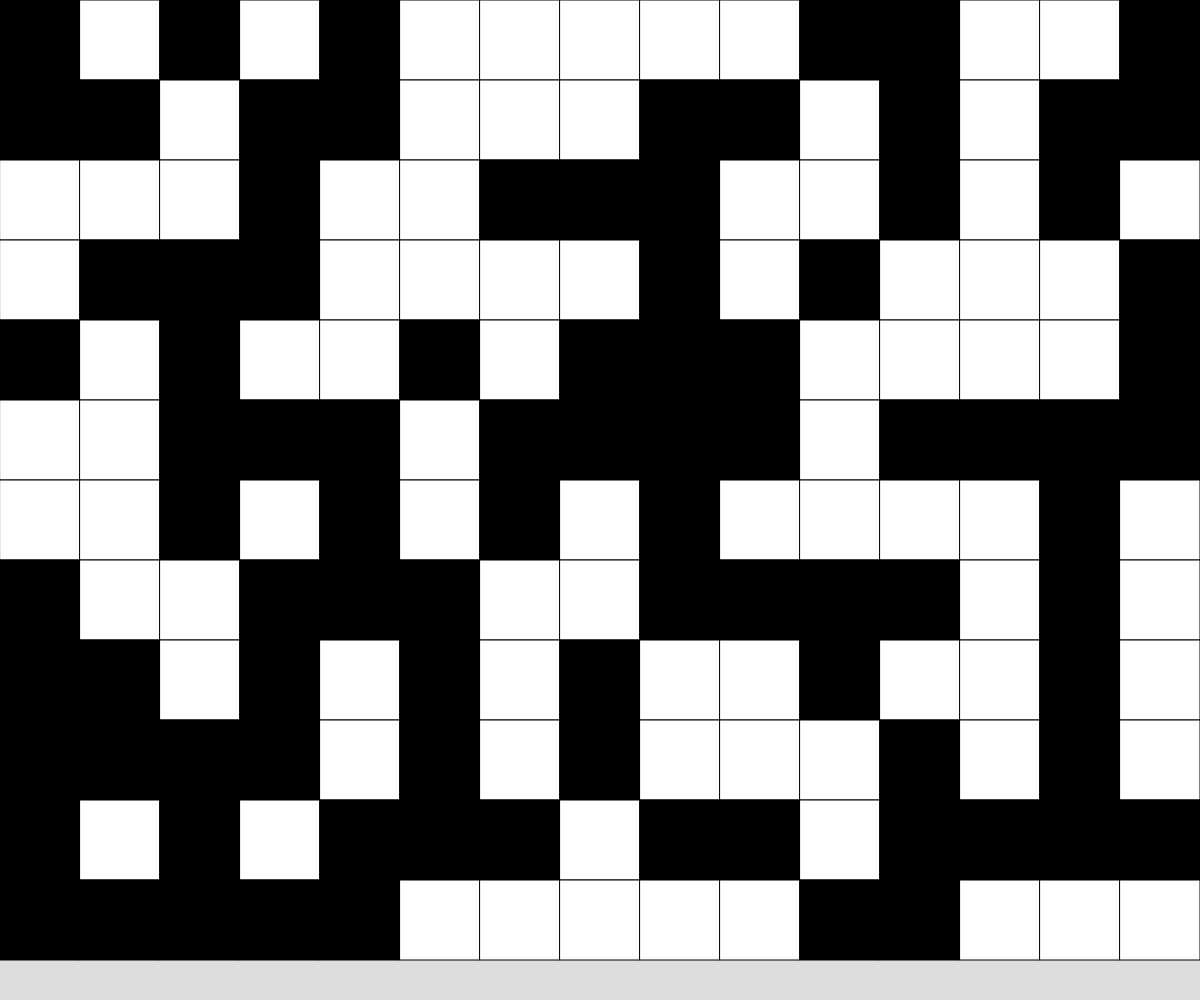
Frame 1 (no input)
Frame 60 (no input): identical to frame 1, image omitted
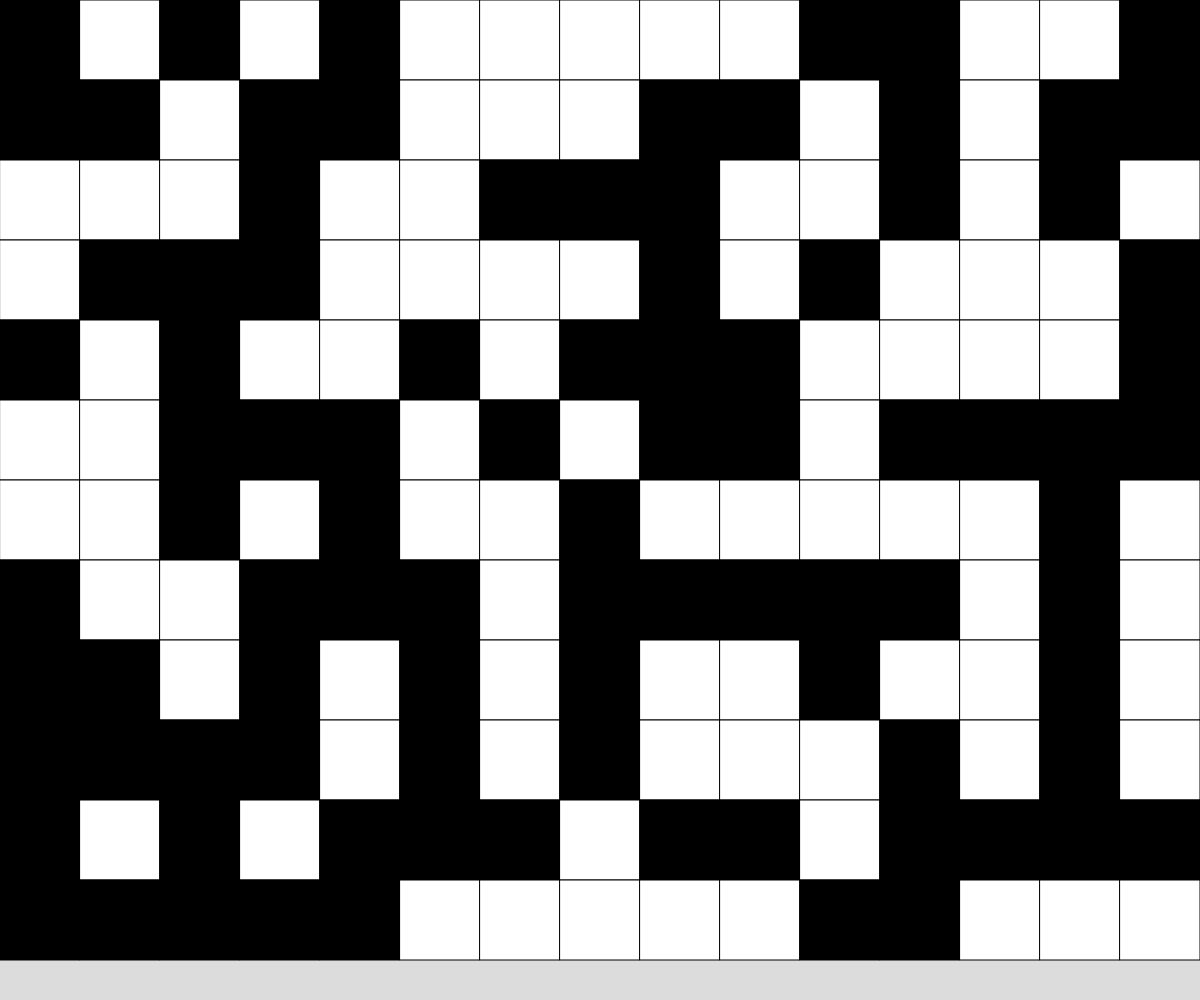
Frame 120 (the mouse pressed at the canvas centre since frame 60)

The p5.js sketch that drew these frames (run headless with seeded random() and noise() and a simulated clock; from frame 60 on, the mouse is pressed at the canvas centre):

// p5.js sketch
// ── sketch.js
// 2d rectangular grid demo

const CELL_SIZE = 80;
let rows;
let cols;
let grid;

function setup() {
  createCanvas(windowWidth, windowHeight);
  rows = Math.floor(height / CELL_SIZE);
  cols = Math.floor(width / CELL_SIZE);
  grid = generateRandomGrid(cols, rows);
}

function draw() {
  background(220);
  displayGrid();
}

function generateRandomGrid() {
  let newGrid = [];

  for (let y = 0; y < rows; y ++) {
    newGrid.push([]);
    for (let x  = 0; x < cols; x ++) {
      if (random(100) < 50) {
        newGrid[y].push(0);
      }
      else {
        newGrid[y].push(1);
      }
    }
  }
  return newGrid;
}

function displayGrid() {
  for (let y = 0; y < rows; y ++) {
    for (let x = 0; x < cols; x ++) {
      if (grid[y][x] === 1) {
        fill("black");
      }
      else if (grid[y][x] === 0) {
        fill("white");
      }
      square(x * CELL_SIZE, y * CELL_SIZE, CELL_SIZE);
    }
  }
}

function mousePressed() {
  let x = Math.floor(mouseX / CELL_SIZE);
  let y = Math.floor(mouseY / CELL_SIZE);
  
  toggleCell(x + 1, y);
  toggleCell(x , y - 1);
  toggleCell(x - 1, y);
  toggleCell(x, y + 1);
  toggleCell(x, y);
}

function toggleCell(x, y) {
  if (x >= 0 && x < cols && y >= 0 && y < rows) {
    if (grid[y][x] === 1) {
      grid[y][x] = 0;
    }
    else if (grid[y][x] === 0) {
      grid[y][x] = 1;
    }
  }
}

function keyPressed() {
  if (key === "r") {
    grid = generateRandomGrid(cols,rows);
  }
  else if (key === "e") {
    grid = generateWhiteGrid(cols, rows);
  }
}

function generateWhiteGrid(cols, rows) {
  let newGrid = [];
  for (let y = 0; y < rows; y ++) {
    newGrid.push([]);
    for (let x  = 0; x < cols; x ++) {
      newGrid[y].push(0);
    }
  }
  return newGrid;
} 
